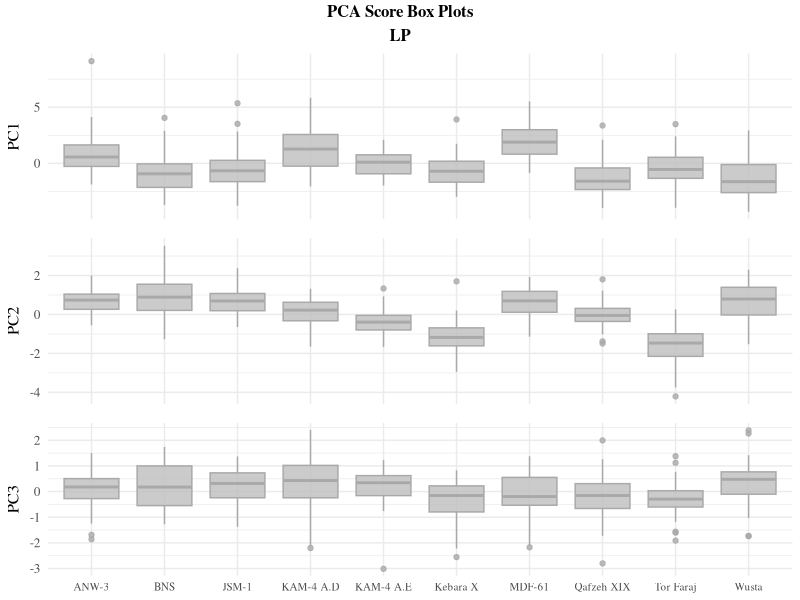
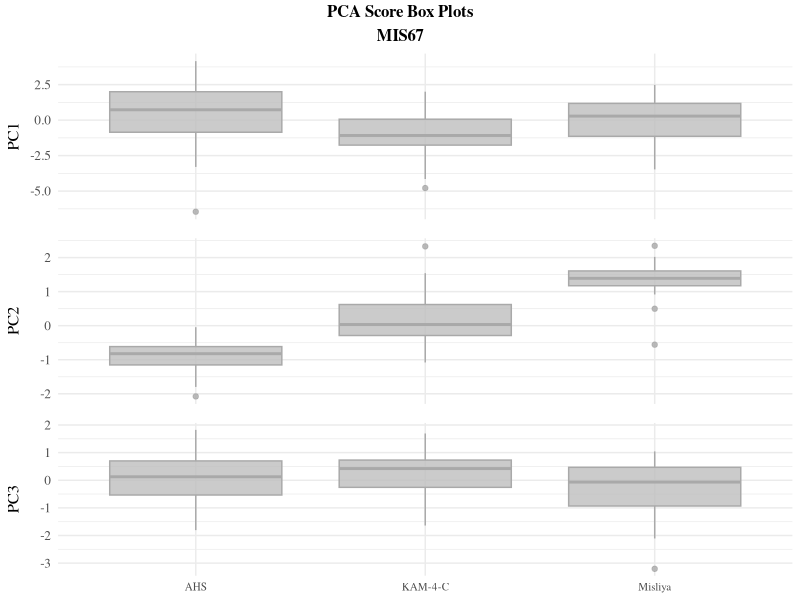

These figures' R source, in order:
## ---- chunk 1
library(psych)
library(ggplot2)
library(ggpubr)
## ---- chunk 2
LP <- read.csv(file="./LP.csv")
MIS67 <- read.csv(file="./MIS67.csv")
## ---- chunk 3
head(LP)
## ---- chunk 4
head(MIS67)
## ---- chunk 5
KMO(MIS67[,c(3:10)])

KMO(LP[,c(3:10)])
## ---- chunk 6
cortest.bartlett(MIS67[,c(3:10)])

cortest.bartlett(LP[,c(3:10)])
## ---- chunk 7
pca_MIS67 <- prcomp(
                x = MIS67[,c(3:10)],
                retx = T,
                center = T,
                scale = T)

pca_LP <- prcomp(
            x = LP[,c(3:10)],
            retx = T,
            center = T,
            scale = T)

LP_scores <- cbind(
                LP[,c(1:2)],
                pca_LP$x)

MIS67_scores <- cbind(
                    MIS67[,c(1:2)],
                    pca_MIS67$x)
## ---- chunk 8
sample_name <- "LP"

p1 <- ggplot(
        data = get(paste(sample_name,"_scores",sep="")),
        mapping = aes(Assemblage,PC1,group = Assemblage)) +
      geom_boxplot(colour="darkgrey",fill="grey",alpha=0.8) +
      theme_minimal() +
      theme(text = element_text(family="Times", size=12),
            plot.title = element_text(face="bold",hjust=0.5,size=15),
            axis.text.x = element_blank(),
            axis.title.x = element_blank())

p2 <- ggplot(
        data = get(paste(sample_name,"_scores",sep="")),
        mapping = aes(Assemblage,PC2,group = Assemblage)) +
      geom_boxplot(colour="darkgrey",fill="grey",alpha=0.8) +
      theme_minimal() +
      theme(text = element_text(family="Times", size=12),
            plot.title = element_text(face="bold",hjust=0.5,size=15),
            axis.text.x = element_blank(),
            axis.title.x = element_blank())

p3 <- ggplot(
        data = get(paste(sample_name,"_scores",sep="")),
        mapping = aes(Assemblage,PC3,group = Assemblage)) +
      geom_boxplot(colour="darkgrey",fill="grey",alpha=0.8) +
      theme_minimal() +
      theme(text = element_text(family="Times", size=12),
            plot.title = element_text(face="bold",hjust=0.5,size=15),
            axis.text.x = element_text(size=8),
            axis.title.x = element_blank())

fig <- ggarrange(p1,p2,p3,
         ncol=1,
         nrow=3,
         align="v")

annotate_figure(fig,
               top = text_grob("PCA Score Box Plots\nLP",
                                 family="Times",
                                 face="bold"),
               fig.lab.pos = "top")
## ---- chunk 9
sample_name <- "MIS67"

p1 <- ggplot(
        data = get(paste(sample_name,"_scores",sep="")),
        mapping = aes(Assemblage,PC1,group = Assemblage)) +
      geom_boxplot(colour="darkgrey",fill="grey",alpha=0.8) +
      theme_minimal() +
      theme(text = element_text(family="Times", size=12),
            plot.title = element_text(face="bold",hjust=0.5,size=15),
            axis.text.x = element_blank(),
            axis.title.x = element_blank())

p2 <- ggplot(
        data = get(paste(sample_name,"_scores",sep="")),
        mapping = aes(Assemblage,PC2,group = Assemblage)) +
      geom_boxplot(colour="darkgrey",fill="grey",alpha=0.8) +
      theme_minimal() +
      theme(text = element_text(family="Times", size=12),
            plot.title = element_text(face="bold",hjust=0.5,size=15),
            axis.text.x = element_blank(),
            axis.title.x = element_blank())

p3 <- ggplot(
        data = get(paste(sample_name,"_scores",sep="")),
        mapping = aes(Assemblage,PC3,group = Assemblage)) +
      geom_boxplot(colour="darkgrey",fill="grey",alpha=0.8) +
      theme_minimal() +
      theme(text = element_text(family="Times", size=12),
            plot.title = element_text(face="bold",hjust=0.5,size=15),
            axis.text.x = element_text(size=8),
            axis.title.x = element_blank())

fig <- ggarrange(p1,p2,p3,
         ncol=1,
         nrow=3,
         align="v")

annotate_figure(fig,
               top = text_grob("PCA Score Box Plots\nMIS67",
                                 family="Times",
                                 face="bold"),
               fig.lab.pos = "top")
